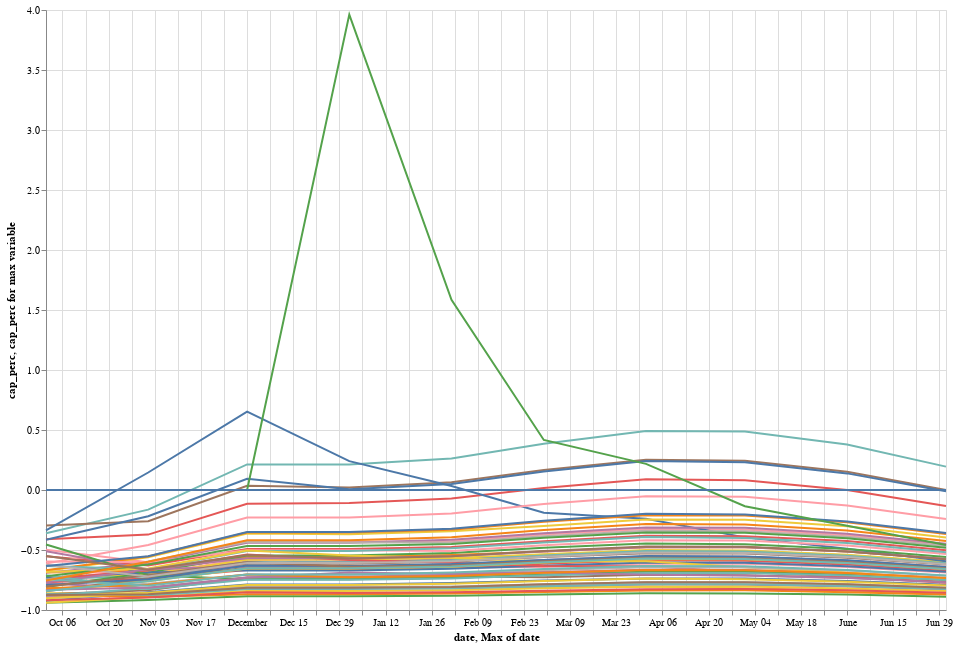

The notebook cell saved with this chart:
### Markdown cell above
### Visuals

### Code cell
import altair as alt
# alt.renderers.enable("jupyter")

# intall_df.index.name = 'Service Territory'
cap_perc_ma3 = rf.get_cap_perc_ma3(install_res_dict, wo_tech_mnthly_rr_less_ss)
cap_perc = rf.get_cap_perc(install_res_dict, wo_tech_mnthly_rr_less_ss)

chart_df = cap_perc_ma3.reset_index()

long_install_df = pd.melt(chart_df, id_vars='Service Territory', value_vars=cap_perc_ma3.columns, value_name='cap_perc', var_name='date')
long_install_df.set_index('Service Territory', inplace=True)
long_install_df = long_install_df.reset_index()

source = long_install_df

chart = alt.Chart(source).encode(alt.Color("Service Territory").legend(None)).properties(
    width=900,
    height=600
)
# .transform_filter(alt.datum.symbol)
line = chart.mark_line().encode(x='date:T', y='cap_perc:Q')
label = chart.encode(x='max(date):T', y=alt.Y('cap_perc:Q').aggregate(argmax='variable'), text='Service Territory')
circle = label.mark_circle()
line + circle

### Figure 1 — Vega-Lite specification as saved in the notebook (floating-point values rounded to 4 significant figures; data arrays with more than 128 entries replaced by an {"elided": "..."} marker saying what was removed)
{"config": {"view": {"continuousWidth": 300, "continuousHeight": 300}}, "layer": [{"mark": {"type": "line"}, "encoding": {"color": {"field": "Service Territory", "legend": null, "type": "nominal"}, "x": {"field": "date", "type": "temporal"}, "y": {"field": "cap_perc", "type": "quantitative"}}}, {"mark": {"type": "circle"}, "encoding": {"color": {"field": "Service Territory", "legend": null, "type": "nominal"}, "text": {"field": "Service Territory", "type": "nominal"}, "x": {"aggregate": "max", "field": "date", "type": "temporal"}, "y": {"aggregate": {"argmax": "variable"}, "field": "cap_perc", "type": "quantitative"}}}], "data": {"name": "data-b50e914f4311b7a087fd15d54a91d973"}, "height": 600, "width": 900, "$schema": "https://vega.github.io/schema/vega-lite/v5.17.0.json", "datasets": {"data-b50e914f4311b7a087fd15d54a91d973": {"elided": "910 records"}}}
